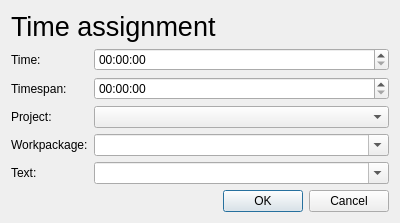
<?xml version="1.0" encoding="UTF-8"?>
<ui version="4.0">
 <class>TimeAssignmentDialog</class>
 <widget class="QDialog" name="TimeAssignmentDialog">
  <property name="geometry">
   <rect>
    <x>0</x>
    <y>0</y>
    <width>400</width>
    <height>307</height>
   </rect>
  </property>
  <property name="maximumSize">
   <size>
    <width>16777215</width>
    <height>0</height>
   </size>
  </property>
  <property name="windowTitle">
   <string>Time assignment</string>
  </property>
  <layout class="QVBoxLayout" name="verticalLayout" stretch="0,1,0">
   <item>
    <widget class="QLabel" name="labelTitle">
     <property name="font">
      <font>
       <pointsize>20</pointsize>
      </font>
     </property>
     <property name="text">
      <string>Time assignment</string>
     </property>
    </widget>
   </item>
   <item>
    <layout class="QFormLayout" name="formLayout">
     <item row="0" column="0">
      <widget class="QLabel" name="labelTime">
       <property name="text">
        <string>Time:</string>
       </property>
       <property name="buddy">
        <cstring>timeEditTime</cstring>
       </property>
      </widget>
     </item>
     <item row="1" column="0">
      <widget class="QLabel" name="labelTimespan">
       <property name="text">
        <string>Timespan:</string>
       </property>
       <property name="buddy">
        <cstring>timeEditTimespan</cstring>
       </property>
      </widget>
     </item>
     <item row="2" column="0">
      <widget class="QLabel" name="labelProject">
       <property name="text">
        <string>Project:</string>
       </property>
       <property name="buddy">
        <cstring>comboBoxProject</cstring>
       </property>
      </widget>
     </item>
     <item row="3" column="0">
      <widget class="QLabel" name="labelWorkpackage">
       <property name="text">
        <string>Workpackage:</string>
       </property>
      </widget>
     </item>
     <item row="4" column="0">
      <widget class="QLabel" name="labelText">
       <property name="text">
        <string>Text:</string>
       </property>
      </widget>
     </item>
     <item row="0" column="1">
      <widget class="QTimeEdit" name="timeEditTime">
       <property name="displayFormat">
        <string notr="true">HH:mm:ss</string>
       </property>
      </widget>
     </item>
     <item row="1" column="1">
      <widget class="QTimeEdit" name="timeEditTimespan">
       <property name="displayFormat">
        <string notr="true">HH:mm:ss</string>
       </property>
      </widget>
     </item>
     <item row="2" column="1">
      <widget class="QComboBox" name="comboBoxProject"/>
     </item>
     <item row="3" column="1">
      <widget class="QComboBox" name="comboBoxWorkpackage">
       <property name="editable">
        <bool>true</bool>
       </property>
       <property name="insertPolicy">
        <enum>QComboBox::NoInsert</enum>
       </property>
      </widget>
     </item>
     <item row="4" column="1">
      <widget class="QComboBox" name="comboBoxText">
       <property name="editable">
        <bool>true</bool>
       </property>
       <property name="insertPolicy">
        <enum>QComboBox::NoInsert</enum>
       </property>
      </widget>
     </item>
    </layout>
   </item>
   <item>
    <widget class="QDialogButtonBox" name="buttonBox">
     <property name="orientation">
      <enum>Qt::Horizontal</enum>
     </property>
     <property name="standardButtons">
      <set>QDialogButtonBox::Cancel|QDialogButtonBox::Ok</set>
     </property>
    </widget>
   </item>
  </layout>
 </widget>
 <resources/>
 <connections>
  <connection>
   <sender>buttonBox</sender>
   <signal>accepted()</signal>
   <receiver>TimeAssignmentDialog</receiver>
   <slot>accept()</slot>
   <hints>
    <hint type="sourcelabel">
     <x>248</x>
     <y>254</y>
    </hint>
    <hint type="destinationlabel">
     <x>157</x>
     <y>274</y>
    </hint>
   </hints>
  </connection>
  <connection>
   <sender>buttonBox</sender>
   <signal>rejected()</signal>
   <receiver>TimeAssignmentDialog</receiver>
   <slot>reject()</slot>
   <hints>
    <hint type="sourcelabel">
     <x>316</x>
     <y>260</y>
    </hint>
    <hint type="destinationlabel">
     <x>286</x>
     <y>274</y>
    </hint>
   </hints>
  </connection>
 </connections>
</ui>
